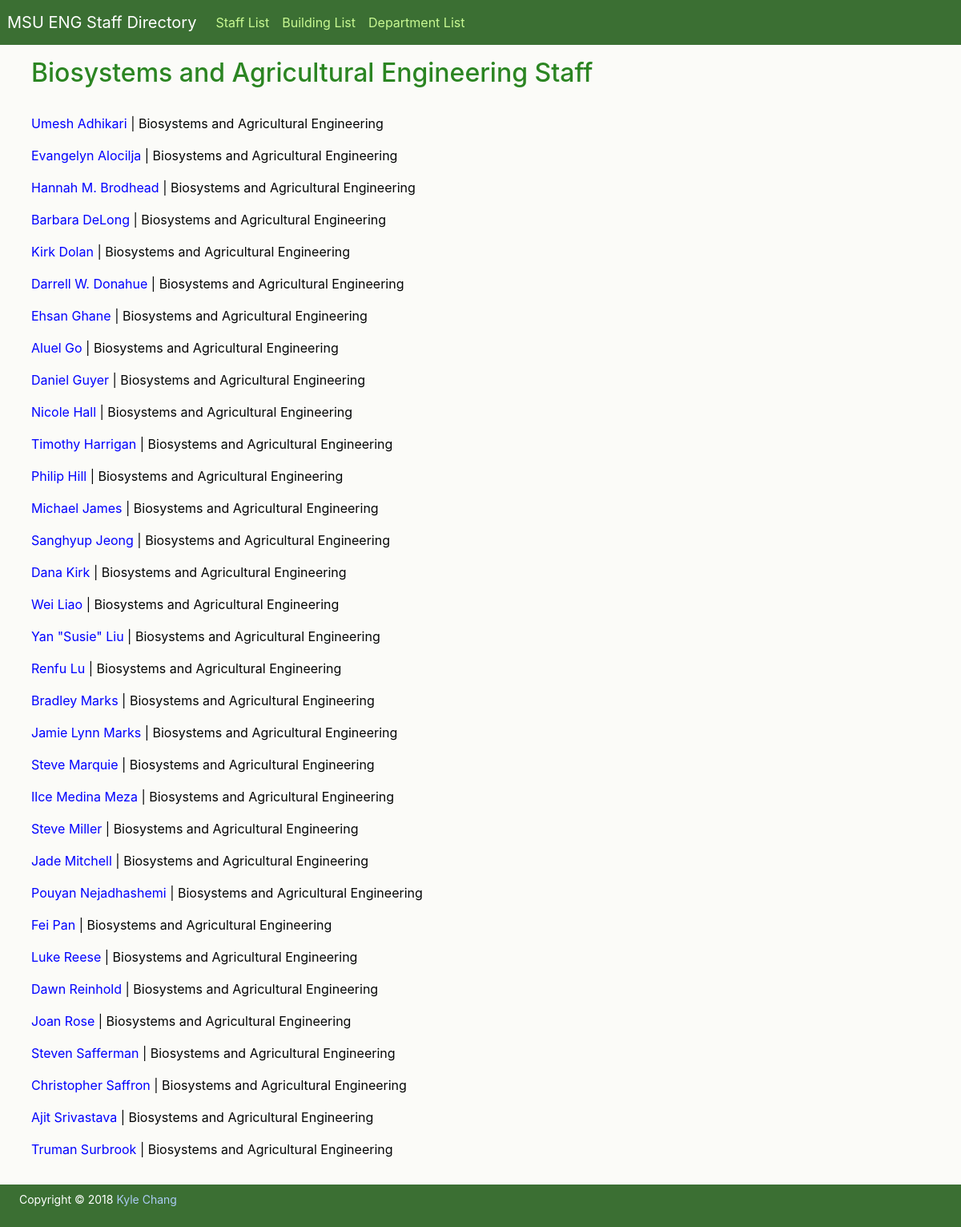
Page /depts/2 on the committed database.
### tables this page shows
CREATE TABLE 'Department' (
            'DepartmentId' INTEGER PRIMARY KEY AUTOINCREMENT,
            'DepartmentName' TEXT
            );

CREATE TABLE 'Staff' (
            'StaffId' INTEGER PRIMARY KEY AUTOINCREMENT,
            'FirstName' TEXT NOT NULL,
            'LastName' TEXT NOT NULL,
            'Title' TEXT NOT NULL,
            'StreetAddress' TEXT,
            'BuildingId' INTEGER,
            'Room' TEXT,
            'Department' TEXT,
            'DepartmentId' INTEGER,
            'Email' TEXT,
            'Phone' TEXT,
            FOREIGN KEY(BuildingId) REFERENCES Building(BuildingId),
            FOREIGN KEY(DepartmentId) REFERENCES Department(DepartmentId)
            );

### SI507_final_proj.py (the view)
@app.route('/depts/<int:id>')
def dept_staff(id=None):
    try:
        conn = sqlite3.connect(DBNAME)
        cur = conn.cursor()
    except:
        print("failed to connect database to web output")
    members_statement= '''
        SELECT FirstName, LastName, Title, Department, StaffId FROM Staff
        WHERE DepartmentId ={}
        ORDER BY LastName ASC;
        '''.format(id)
    dept_statement= '''
        SELECT DepartmentName FROM Department
        WHERE DepartmentId ={};
        '''.format(id)
    members = cur.execute(members_statement).fetchall()
    dept = cur.execute(dept_statement).fetchall()
    conn.close()
    return render_template('deptstaff.html', members= members, dept=dept, id=id)

### SI507_final_proj.py (called while the page is built)
@app.teardown_appcontext
def close_connection(exception):
    db = getattr(g, '_database', None)
    if db is not None:
        db.close()

### templates/deptstaff.html
{% extends 'base.html' %}
{% block content %}
{% for item in dept %}
<h2>{{ item[0] }} Staff</h2>
{% endfor %}
<br>
{% for member in members %}
<p><tr>
 <td><a href="{{ url_for('profile', id=member[4]) }}">{{ member[0] }} {{ member[1] }}</a></td>
 <td>|</td>
 <td>{{ member[3] }}</td>
</tr></p>
{% endfor %}
{% endblock content %}

### static/staff.css (style rules this page uses)
body { background-color: #FBFBF8; }
h1, h2, h3, h4 { color: #2B8522; margin-bottom: 0.5rem; text-align: left; }
p { color: #040505; text-align: justify; }
a:link { background-color: transparent; color: #0000ff; text-decoration: none; }

### rows in the picture
Department: DepartmentName "Biosystems and Agricultural Engineering"
Staff: FirstName "Umesh", LastName "Adhikari", Department "Biosystems and Agricultural Engineering"
Staff: FirstName "Evangelyn", LastName "Alocilja", Department "Biosystems and Agricultural Engineering"
Staff: FirstName "Hannah M.", LastName "Brodhead", Department "Biosystems and Agricultural Engineering"
Staff: FirstName "Barbara", LastName "DeLong", Department "Biosystems and Agricultural Engineering"
Staff: FirstName "Kirk", LastName "Dolan", Department "Biosystems and Agricultural Engineering"
Staff: FirstName "Darrell W.", LastName "Donahue", Department "Biosystems and Agricultural Engineering"
Staff: FirstName "Ehsan", LastName "Ghane", Department "Biosystems and Agricultural Engineering"
Staff: FirstName "Aluel", LastName "Go", Department "Biosystems and Agricultural Engineering"
Staff: FirstName "Daniel", LastName "Guyer", Department "Biosystems and Agricultural Engineering"
Staff: FirstName "Nicole", LastName "Hall", Department "Biosystems and Agricultural Engineering"
Staff: FirstName "Timothy", LastName "Harrigan", Department "Biosystems and Agricultural Engineering"
Staff: FirstName "Philip", LastName "Hill", Department "Biosystems and Agricultural Engineering"
Staff: FirstName "Michael", LastName "James", Department "Biosystems and Agricultural Engineering"
Staff: FirstName "Sanghyup", LastName "Jeong", Department "Biosystems and Agricultural Engineering"
Staff: FirstName "Dana", LastName "Kirk", Department "Biosystems and Agricultural Engineering"
Staff: FirstName "Wei", LastName "Liao", Department "Biosystems and Agricultural Engineering"
Staff: FirstName "Yan \"Susie\"", LastName "Liu", Department "Biosystems and Agricultural Engineering"
Staff: FirstName "Renfu", LastName "Lu", Department "Biosystems and Agricultural Engineering"
Staff: FirstName "Bradley", LastName "Marks", Department "Biosystems and Agricultural Engineering"
Staff: FirstName "Jamie Lynn", LastName "Marks", Department "Biosystems and Agricultural Engineering"
Staff: FirstName "Steve", LastName "Marquie", Department "Biosystems and Agricultural Engineering"
Staff: FirstName "Ilce Medina", LastName "Meza", Department "Biosystems and Agricultural Engineering"
Staff: FirstName "Steve", LastName "Miller", Department "Biosystems and Agricultural Engineering"
Staff: FirstName "Jade", LastName "Mitchell", Department "Biosystems and Agricultural Engineering"
Staff: FirstName "Pouyan", LastName "Nejadhashemi", Department "Biosystems and Agricultural Engineering"
Staff: FirstName "Fei", LastName "Pan", Department "Biosystems and Agricultural Engineering"
Staff: FirstName "Luke", LastName "Reese", Department "Biosystems and Agricultural Engineering"
Staff: FirstName "Dawn", LastName "Reinhold", Department "Biosystems and Agricultural Engineering"
Staff: FirstName "Joan", LastName "Rose", Department "Biosystems and Agricultural Engineering"
Staff: FirstName "Steven", LastName "Safferman", Department "Biosystems and Agricultural Engineering"
Staff: FirstName "Christopher", LastName "Saffron", Department "Biosystems and Agricultural Engineering"
Staff: FirstName "Ajit", LastName "Srivastava", Department "Biosystems and Agricultural Engineering"
Staff: FirstName "Truman", LastName "Surbrook", Department "Biosystems and Agricultural Engineering"
